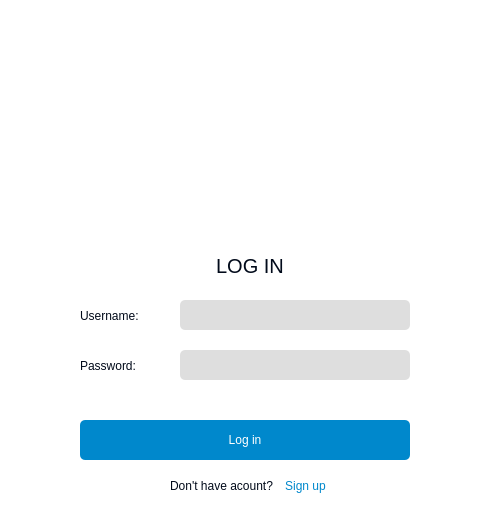
<?xml version="1.0" encoding="UTF-8"?>
<ui version="4.0">
 <class>MainWindow</class>
 <widget class="QMainWindow" name="MainWindow">
  <property name="geometry">
   <rect>
    <x>0</x>
    <y>0</y>
    <width>500</width>
    <height>530</height>
   </rect>
  </property>
  <property name="windowTitle">
   <string>Online Typing</string>
  </property>
  <property name="windowIcon">
   <iconset>
    <normaloff>../img/logo.png</normaloff>../img/logo.png</iconset>
  </property>
  <property name="styleSheet">
   <string notr="true">background-color: #fff; border-radius: 5px;</string>
  </property>
  <widget class="QWidget" name="centralwidget">
   <widget class="QLabel" name="photo">
    <property name="geometry">
     <rect>
      <x>125</x>
      <y>0</y>
      <width>250</width>
      <height>250</height>
     </rect>
    </property>
    <property name="text">
     <string/>
    </property>
    <property name="pixmap">
     <pixmap>../img/typing.png</pixmap>
    </property>
    <property name="scaledContents">
     <bool>true</bool>
    </property>
   </widget>
   <widget class="QPushButton" name="btn_close">
    <property name="geometry">
     <rect>
      <x>460</x>
      <y>10</y>
      <width>30</width>
      <height>30</height>
     </rect>
    </property>
    <property name="cursor">
     <cursorShape>PointingHandCursor</cursorShape>
    </property>
    <property name="styleSheet">
     <string notr="true">background:none;</string>
    </property>
    <property name="text">
     <string/>
    </property>
    <property name="icon">
     <iconset>
      <normaloff>../img/close.png</normaloff>../img/close.png</iconset>
    </property>
    <property name="iconSize">
     <size>
      <width>20</width>
      <height>20</height>
     </size>
    </property>
   </widget>
   <widget class="QPushButton" name="btn_minimze">
    <property name="geometry">
     <rect>
      <x>430</x>
      <y>10</y>
      <width>30</width>
      <height>30</height>
     </rect>
    </property>
    <property name="cursor">
     <cursorShape>PointingHandCursor</cursorShape>
    </property>
    <property name="styleSheet">
     <string notr="true">background:none;</string>
    </property>
    <property name="text">
     <string/>
    </property>
    <property name="icon">
     <iconset>
      <normaloff>../img/minimize.png</normaloff>../img/minimize.png</iconset>
    </property>
    <property name="iconSize">
     <size>
      <width>20</width>
      <height>20</height>
     </size>
    </property>
   </widget>
   <widget class="QPushButton" name="btn_changemood">
    <property name="geometry">
     <rect>
      <x>400</x>
      <y>13</y>
      <width>30</width>
      <height>30</height>
     </rect>
    </property>
    <property name="cursor">
     <cursorShape>PointingHandCursor</cursorShape>
    </property>
    <property name="styleSheet">
     <string notr="true">background:none;</string>
    </property>
    <property name="text">
     <string/>
    </property>
    <property name="icon">
     <iconset>
      <normaloff>../img/change-theme.png</normaloff>../img/change-theme.png</iconset>
    </property>
    <property name="iconSize">
     <size>
      <width>20</width>
      <height>20</height>
     </size>
    </property>
   </widget>
   <widget class="QLabel" name="title">
    <property name="geometry">
     <rect>
      <x>0</x>
      <y>250</y>
      <width>500</width>
      <height>31</height>
     </rect>
    </property>
    <property name="font">
     <font>
      <family>Arial</family>
      <pointsize>15</pointsize>
      <weight>50</weight>
      <bold>false</bold>
     </font>
    </property>
    <property name="styleSheet">
     <string notr="true">color: #010A1A;</string>
    </property>
    <property name="text">
     <string>LOG IN</string>
    </property>
    <property name="alignment">
     <set>Qt::AlignCenter</set>
    </property>
   </widget>
   <widget class="QLabel" name="usernamelb">
    <property name="geometry">
     <rect>
      <x>80</x>
      <y>300</y>
      <width>100</width>
      <height>31</height>
     </rect>
    </property>
    <property name="font">
     <font>
      <family>Arial</family>
      <pointsize>9</pointsize>
      <weight>50</weight>
      <bold>false</bold>
     </font>
    </property>
    <property name="styleSheet">
     <string notr="true">color: #010A1A;</string>
    </property>
    <property name="text">
     <string>Username:</string>
    </property>
    <property name="alignment">
     <set>Qt::AlignLeading|Qt::AlignLeft|Qt::AlignVCenter</set>
    </property>
   </widget>
   <widget class="QLabel" name="passlb">
    <property name="geometry">
     <rect>
      <x>80</x>
      <y>350</y>
      <width>100</width>
      <height>31</height>
     </rect>
    </property>
    <property name="font">
     <font>
      <family>Arial</family>
      <pointsize>9</pointsize>
      <weight>50</weight>
      <bold>false</bold>
     </font>
    </property>
    <property name="styleSheet">
     <string notr="true">color: #010A1A;</string>
    </property>
    <property name="text">
     <string>Password:</string>
    </property>
    <property name="alignment">
     <set>Qt::AlignLeading|Qt::AlignLeft|Qt::AlignVCenter</set>
    </property>
   </widget>
   <widget class="QLineEdit" name="username_en">
    <property name="geometry">
     <rect>
      <x>180</x>
      <y>300</y>
      <width>230</width>
      <height>30</height>
     </rect>
    </property>
    <property name="font">
     <font>
      <family>Arial</family>
      <pointsize>9</pointsize>
     </font>
    </property>
    <property name="styleSheet">
     <string notr="true">background-color: #DEDEDE; color: #010A1A;</string>
    </property>
   </widget>
   <widget class="QLineEdit" name="password_en">
    <property name="geometry">
     <rect>
      <x>180</x>
      <y>350</y>
      <width>230</width>
      <height>30</height>
     </rect>
    </property>
    <property name="font">
     <font>
      <family>Arial</family>
      <pointsize>9</pointsize>
     </font>
    </property>
    <property name="styleSheet">
     <string notr="true">background-color: #DEDEDE; color: #010A1A;</string>
    </property>
   </widget>
   <widget class="QPushButton" name="btn_login">
    <property name="geometry">
     <rect>
      <x>80</x>
      <y>420</y>
      <width>330</width>
      <height>40</height>
     </rect>
    </property>
    <property name="font">
     <font>
      <family>Arial</family>
      <pointsize>9</pointsize>
     </font>
    </property>
    <property name="cursor">
     <cursorShape>PointingHandCursor</cursorShape>
    </property>
    <property name="styleSheet">
     <string notr="true">background-color: #0088CC; color: #fff;</string>
    </property>
    <property name="text">
     <string>Log in</string>
    </property>
   </widget>
   <widget class="QLabel" name="acountlb">
    <property name="geometry">
     <rect>
      <x>170</x>
      <y>470</y>
      <width>111</width>
      <height>31</height>
     </rect>
    </property>
    <property name="font">
     <font>
      <family>Arial</family>
      <pointsize>9</pointsize>
      <weight>50</weight>
      <bold>false</bold>
     </font>
    </property>
    <property name="styleSheet">
     <string notr="true">color: #010A1A;</string>
    </property>
    <property name="text">
     <string>Don't have acount?</string>
    </property>
    <property name="alignment">
     <set>Qt::AlignLeading|Qt::AlignLeft|Qt::AlignVCenter</set>
    </property>
   </widget>
   <widget class="QPushButton" name="btn_signup">
    <property name="geometry">
     <rect>
      <x>275</x>
      <y>470</y>
      <width>61</width>
      <height>31</height>
     </rect>
    </property>
    <property name="font">
     <font>
      <underline>false</underline>
      <strikeout>false</strikeout>
     </font>
    </property>
    <property name="cursor">
     <cursorShape>PointingHandCursor</cursorShape>
    </property>
    <property name="styleSheet">
     <string notr="true">QPushButton{
background: none; color: #0088CC;  text-decoration: none;
}
QPushButton:hover{
 text-decoration: underline;
}</string>
    </property>
    <property name="text">
     <string>Sign up</string>
    </property>
   </widget>
   <widget class="QLabel" name="alarmlb">
    <property name="geometry">
     <rect>
      <x>80</x>
      <y>390</y>
      <width>330</width>
      <height>20</height>
     </rect>
    </property>
    <property name="font">
     <font>
      <family>Arial</family>
      <pointsize>9</pointsize>
      <weight>50</weight>
      <bold>false</bold>
     </font>
    </property>
    <property name="styleSheet">
     <string notr="true">color: #d1131f;</string>
    </property>
    <property name="text">
     <string/>
    </property>
    <property name="alignment">
     <set>Qt::AlignCenter</set>
    </property>
   </widget>
  </widget>
 </widget>
 <resources/>
 <connections>
  <connection>
   <sender>btn_close</sender>
   <signal>clicked()</signal>
   <receiver>MainWindow</receiver>
   <slot>close()</slot>
   <hints>
    <hint type="sourcelabel">
     <x>474</x>
     <y>24</y>
    </hint>
    <hint type="destinationlabel">
     <x>249</x>
     <y>249</y>
    </hint>
   </hints>
  </connection>
  <connection>
   <sender>btn_minimze</sender>
   <signal>clicked()</signal>
   <receiver>MainWindow</receiver>
   <slot>showMinimized()</slot>
   <hints>
    <hint type="sourcelabel">
     <x>444</x>
     <y>24</y>
    </hint>
    <hint type="destinationlabel">
     <x>249</x>
     <y>249</y>
    </hint>
   </hints>
  </connection>
 </connections>
</ui>
